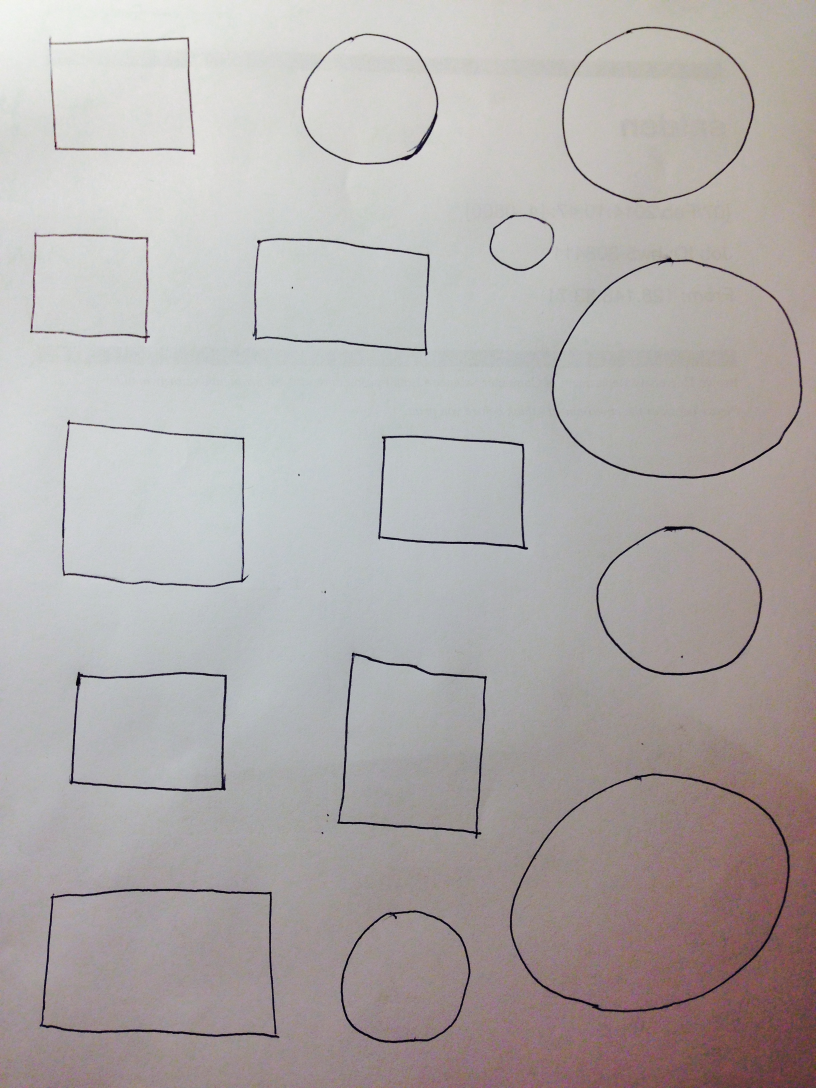
#> input picture 4.jpg, 2448 x 3264 px (shown at 1/3 size); its folder holds only this picture in this run
$ python -i project_helpers.py   (imports and definitions only)
#> lines starting #> are read from the running program, lines starting #| are printed output that depends on the picture; after the words box and inside, x2 and y2 are one past the last pixel; in counts of white or black regions, pixels touching at a corner belong together
#> further down, picture is the input picture: shape (3264, 2448, 3); mean B, G, R 170.3, 171.1, 176.4
__author__ = 'yoyomyo'

import math
import numpy as np
import cv2
from operator import itemgetter
from bisect import *
import pdb
# global constants

CIRCLE,ELLIPSE,RECT,TRIANGLE = 0,1,2,3

MAX_IMG_DIM = 1000              # if width or height greater than 1000 pixels, processing image would be slow
MORPH_DIM = (3,3)
CONTOUR_THRESHOLD = 50          # if a contour does not contain more than 50 pixels,
                                # then we are not interested in the contour
RED = (0,0,255)
GREEN = (0,255,0)
BLUE = (255,0,0)
YELLOW = (0,255,255)

EPS = 0.0001                    # used to prevent the division by zero or taking lo

NUM_CLASS = 3

NESTED_CONTOUR_DISTANCE = 15    # if a two contours are nested and their boundaries
                                # are within 10px then remove the innner conotur
PT_DISTANCE_THRESHOLD = 20      # this distance may change, threshold should depend on how big the contour is

ALIGNMENT_DRIFT_THRESHOLD = 0.1

TABLE_BOX_DISTANCE = 10


# contour related

# [58 lines left out: functions filter_contours, remove_nested_contours, are_nested_contour, not called in this run]

def within_contour_distance(p1, p2):
    return within_distance(p1,p2,NESTED_CONTOUR_DISTANCE)

def within_distance(p1, p2, distance):
    return p1 >= p2 and p1-p2 <= distance

# [75 lines left out: functions get_contour_extreme_points, get_contour_centroid, connect_contours, merge_contours, are_nexted_rectangles, is_horizontal_box and 1 more, not called in this run]

# global helper functions
def midpoint(p1, p2):
    return (p1+p2)/2

def normalize(v):
    return v/np.linalg.norm(v)

def dist(p1,p2):
    return np.linalg.norm(p1-p2)

def dotproduct(v1, v2):
  return sum((a*b) for a, b in zip(v1, v2))

def length(v):
  return math.sqrt(dotproduct(v, v))

# [22 lines left out: functions angle_old, angle, not called in this run]
    # [5 lines of commented-out code are left out]

def preprocess_image(img, max_img_dim = MAX_IMG_DIM, morph_dim = MORPH_DIM):
#> called with max_img_dim = 1000, morph_dim = (3, 3)
    w,h,c = img.shape
#> w = 3264; h = 2448; c = 3
    while w > max_img_dim or h > max_img_dim:
        img = cv2.pyrDown(img)
        w,h,c = img.shape
#> this loop made 2 passes
#> pass 2, in preprocess_image, `img = cv2.pyrDown(img)`:
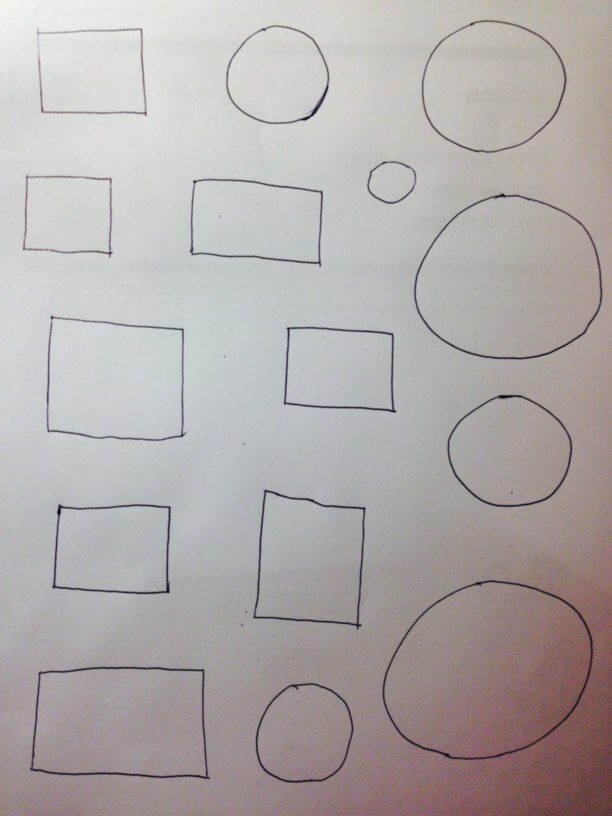
#> img: shape (816, 612, 3); mean of channels 0, 1, 2 170.4, 171.2, 176.5; drawn as B, G, R
    # convert image to grayscale
    imgray = cv2.cvtColor(img,cv2.COLOR_BGR2GRAY)
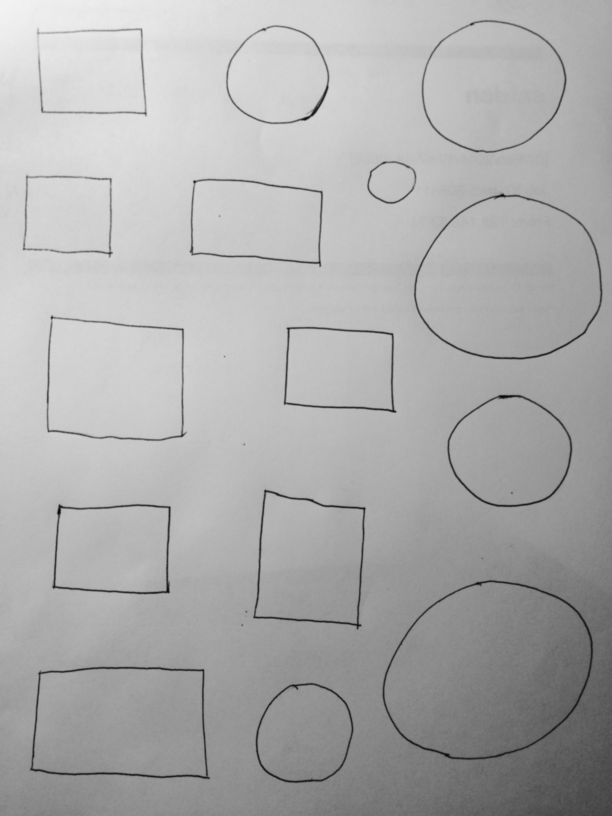
#> imgray: shape (816, 612); min 8, max 243, mean 172.7
    # generate adaptive thresholding parameters
    thresh = cv2.adaptiveThreshold(imgray,255,cv2.ADAPTIVE_THRESH_GAUSSIAN_C,\
                                    cv2.THRESH_BINARY,21, 10)
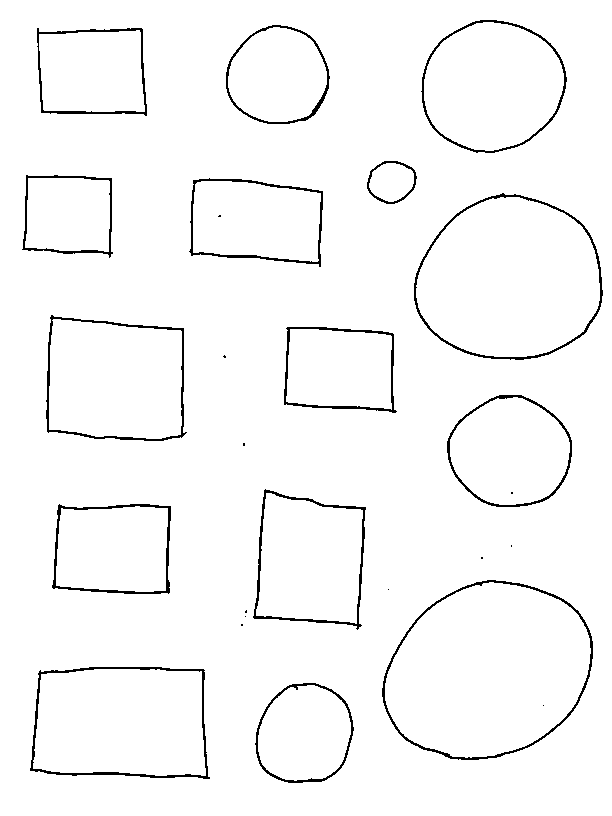
#> thresh: shape (816, 612); 97.1% white; black in thin lines or dots, all inside (x1, y1, x2, y2) = (22, 20, 603, 783)
    ret,thresh = cv2.threshold(thresh,127,255,0)
    # apply erosion and dilation, this is for trying to close gaps in a contour
    element1 = cv2.getStructuringElement(cv2.MORPH_RECT,morph_dim)
    element2 = cv2.getStructuringElement(cv2.MORPH_RECT,morph_dim)
    img2 = cv2.erode(thresh,element2)
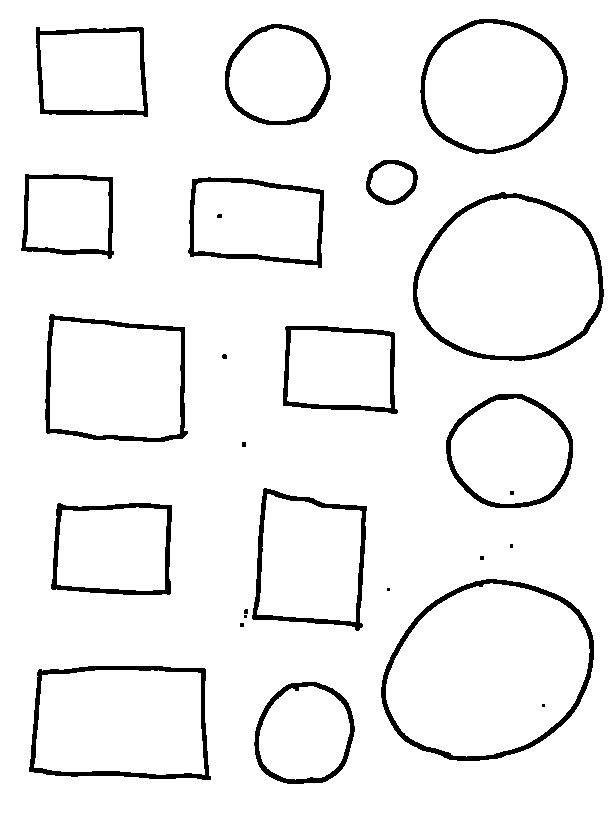
#> img2: shape (816, 612); 94.3% white; 26 black regions (9 under 20 px), largest, box (x1, y1, x2, y2) and area: (381, 579, 594, 761) 2983, (413, 192, 604, 361) 2711, (29, 666, 211, 780) 2462
    img3 = cv2.dilate(img2,element1)
    # use the complement of the dilated image
    img3 = 255-img3
    # show_image_in_window('preprocess', img3)
    # cv2.imshow('black ',img3)
    return img,img3

# [36 lines left out: functions get_solidity, get_extent, draw_contours, append_result_to_file, show_image_in_window, not called in this run]

>>> import cv2
>>> picture = cv2.imread('4.jpg')
>>> result = preprocess_image(picture)
